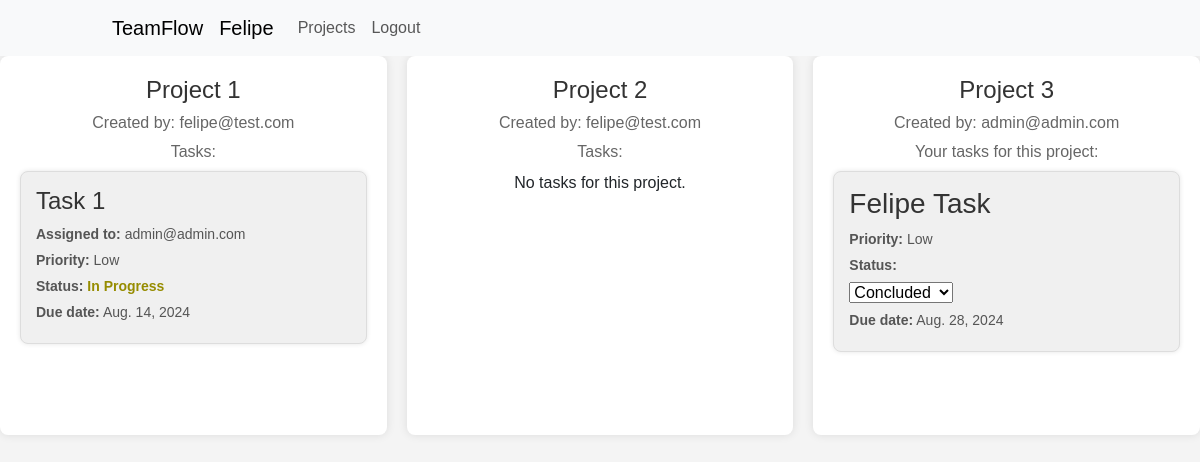
The app's page / (signed in) with its own data.
### teamflow/models.py (models this page shows)
class User(AbstractUser):
    email = models.EmailField(unique=True)
    username = models.CharField(max_length=255, unique=False)
    USERNAME_FIELD = 'email'
    REQUIRED_FIELDS = []

class Project(models.Model):
    name = models.CharField(max_length=255)
    description = models.TextField(max_length=255)
    start_date = models.DateField()
    due_date = models.DateField()
    created_by = models.ForeignKey(User, on_delete=models.CASCADE, related_name='created_projects')
    members = models.ManyToManyField(User, related_name='joined_projects')

class Task(models.Model):
    title = models.CharField(max_length=255)
    description = models.TextField(max_length=1024)
    status = models.CharField(max_length=255)
    priority = models.CharField(max_length=255)
    due_date = models.DateField()
    assigned_to = models.ForeignKey(User, on_delete=models.CASCADE)
    project = models.ForeignKey(Project, on_delete=models.CASCADE)

### teamflow/views.py (the view)
# urls.py: path('', views.HomePage, name='home'),
@login_required
def HomePage(request):
    user = request.user
    user_projects = Project.objects.filter(members=user)
    project_tasks = {}
    for project in user_projects:
        if project.created_by == user:
            tasks = Task.objects.filter(project=project)
        else:
            tasks = Task.objects.filter(project=project, assigned_to=user)
        project_tasks[project] = tasks
    context = {
        'project_tasks': project_tasks,
    }
    return render(request, 'teamflow/main/index.html', context)

### teamflow/templates/teamflow/main/index.html (shortened to what this page needs)
{% extends "teamflow/layout.html" %}
{% block body %}
        <div class="tasks">
            {% for project, tasks in project_tasks.items %}
                <div class="project-card">
                    <h2>{{ project.name }}</h2>
                    <h6>Created by: {{ project.created_by }}</h6>
                    {% if project.created_by == user %}
                        <h6>Tasks:</h6>
                        {% if tasks %}
                            {% for task in tasks %}
                                <div class="task">
                                    <h4>{{ task.title }}</h4>
                                    <p><strong>Assigned to:</strong> {{ task.assigned_to }}</p>
                                    <p><strong>Priority:</strong> {{ task.priority }}</p>
                                    <p><strong>Status:</strong>
                                        {% if task.status == "Not Started" %}
                                            <span style="color:#800000;">{{ task.status }}</span>
                                        {% elif task.status == "In Progress" %}
                                            <span style="color:#968c00;">{{ task.status }}</span>
                                        {% else %}
                                            <span style="color:#198000;">{{ task.status }}</span>
                                        {% endif %}
                                    </p>
                                    <p><strong>Due date:</strong> {{ task.due_date }}</p>
                                </div>
                            {% endfor %}
                        {% else %}
                            <p>No tasks for this project.</p>
                        {% endif %}
                    {% else %}
                        <h6>Your tasks for this project:</h6>
                        {% if tasks %}
                            {% for task in tasks %}
                                <div class="task">
                                    <h3>{{ task.title }}</h3>
                                    <p><strong>Priority:</strong> {{ task.priority }}</p>
                                    <p><strong>Status:</strong>
                                        <form method="post" action="{% url 'update_status' task.id %}" class="status-form">
                                            <select name="status" onchange="this.form.submit()">
                                                <option value="Concluded" {% if task.status == 'Concluded' %}selected{% endif %}>Concluded</option>
                                            </select>
                                        </form>
                                    </p>
                                    <p><strong>Due date:</strong> {{ task.due_date }}</p>
                                </div>
                                <br>
                            {% endfor %}
                        {% else %}
                            <p>No tasks assigned to you for this project.</p>
                        {% endif %}
                    {% endif %}
                    <br>
                </div>
            {% endfor %}
        </div>
    {% load static %}
{% endblock body %}

### teamflow/templates/teamflow/layout.html (shortened to what this page needs)
<!DOCTYPE html>
<html lang="en">
<head>
    <link href="https://cdn.jsdelivr.net/npm/bootstrap@5.3.3/dist/css/bootstrap.min.css" rel="stylesheet">
    {% load static %} <link rel="stylesheet" type="text/css" href="{% static "teamflow/style.css" %}">
</head>
<body>
    {% if user.is_authenticated %}
        <nav class="navbar navbar-expand-lg bg-body-tertiary">
            <div class="container-fluid">
                <a id="teamflow-navbar" class="navbar-brand" href="{% url 'home' %}">TeamFlow</a>
                <div class="collapse navbar-collapse" id="navbarNavAltMarkup">
                    <div class="navbar-nav">
                        <span class="navbar-brand">{{user.username}}</span>
                        <a class="nav-link" href="{% url 'projects' %}">Projects</a>
                        <a class="nav-link" href="{% url 'logout' %}">Logout</a>
                    </div>
                </div>
            </div>
        </nav>
    {% endif %}
    {% block body %}
    {% endblock body %}
    {% load static %} <script src="{% static 'teamflow/close_message_button.js' %}"></script>
</body>
</html>

### teamflow/static/teamflow/style.css (style rules this page uses)
#teamflow-navbar { margin-left: 100PX; }
body { font-family: Arial, sans-serif; margin: 0; padding: 0; background-color: #f4f4f4; }
.tasks h2 { color: #333; font-size: 24px; margin-top: 0; }
.tasks h6 { color: #666; font-size: 16px; margin-bottom: 10px; }
.tasks { display: flex; flex-wrap: wrap; gap: 20px; justify-content: center; }
.tasks > .project-card { flex: 1 1 calc(33.333% - 20px); box-sizing: border-box; background-color: #ffffff; border-radius: 8px; box-shadow: 0 0 10px rgba(0, 0, 0, 0.1); padding: 20px; text-align: center; }
.task { background-color: #f0f0f0; border: 1px solid #ddd; border-radius: 8px; padding: 15px; margin-bottom: 15px; box-shadow: 0 0 5px rgba(0, 0, 0, 0.1); text-align: left; }
.task h3, .task h4 { color: #333; margin-top: 0; }
.task p { color: #555; font-size: 14px; margin: 5px 0; }
.task span { font-weight: bold; }

### records on screen
User: username "Felipe"
Project: name "Project 1", created_by "felipe@test.com"
Task: title "Task 1", assigned_to "admin@admin.com", priority "Low", status "In Progress", due_date "Aug. 14, 2024"
Project: name "Project 2", created_by "felipe@test.com", shows "Tasks:", shows "No tasks for this project."
Project: name "Project 3", created_by "admin@admin.com"
Task: title "Felipe Task", priority "Low", status "Concluded", due_date "Aug. 28, 2024"
